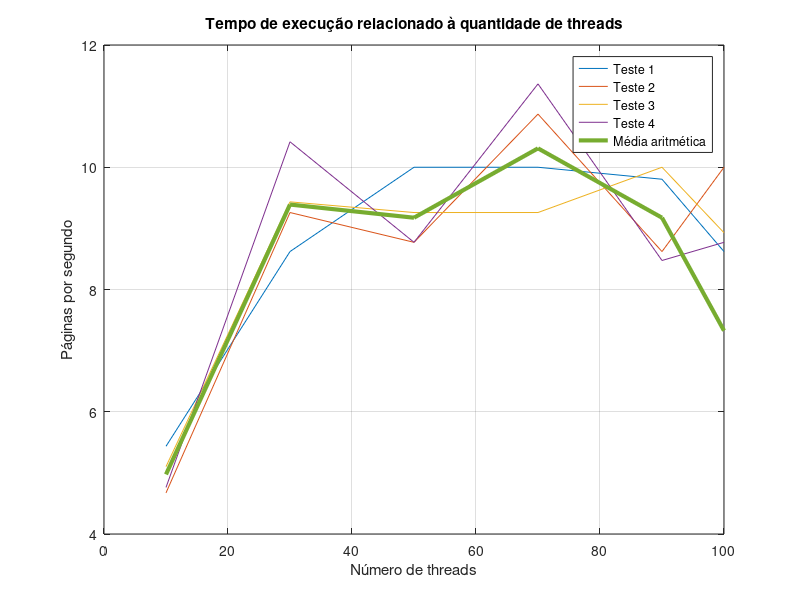

Source code (MATLAB):

%% Defining values
threads = [10 30 50 70 90 100];
%Average
avgTime = [100.5 53.25 54.5 48.5 54.5 68.25];
avgTime = 500 ./ avgTime;

%Test 1
test1Time = [92 58 50 50 51 58];
test1Time = 500 ./ test1Time;

%Test 2
test2Time = [107 54 57 46 58 50];
test2Time = 500 ./ test2Time;

%Test 3
test3Time = [98 53 54 54 50 56];
test3Time = 500 ./ test3Time;

%Test 4
test4Time = [105 48 57 44 59 57];
test4Time = 500 ./ test4Time;

%% Plotting
plot(threads,test1Time);
hold on
plot(threads,test2Time);
hold on
plot(threads,test3Time);
hold on
plot(threads,test4Time);
hold on
plot(threads,avgTime,'LineWidth',3);

legend('Teste 1','Teste 2','Teste 3','Teste 4','Média aritmética');
xlabel('Número de threads');
ylabel('Páginas por segundo');
grid
title('Tempo de execução relacionado à quantidade de threads');